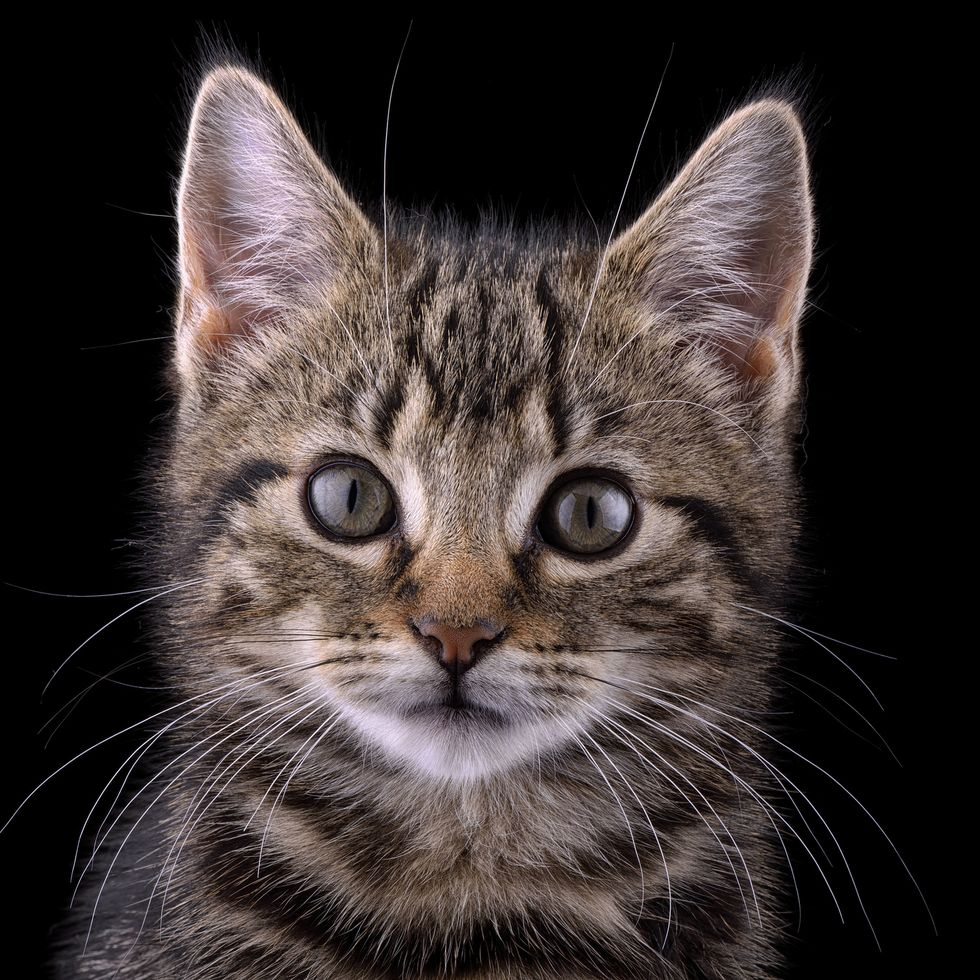
#> input picture OPENCV/images/cat.jpg, 980 x 980 px
$ python basic.py
#> lines starting #> are read from the running program, lines starting #| are printed output that depends on the picture; after the words box and inside, x2 and y2 are one past the last pixel; in counts of white or black regions, pixels touching at a corner belong together
import cv2 as cv

img = cv.imread('images/cat.jpg')
#> img is the input picture: shape (980, 980, 3); mean B, G, R 49.5, 50.9, 59.1

cv.imshow('Cat BGR', img)

# converting to grayscale
# gray = cv.cvtColor(img, cv.COLOR_BGR2GRAY)
# cv.imshow('gray CAT' , gray)


#blur
blur = cv.GaussianBlur(img,(5,5),cv.BORDER_DEFAULT)
cv.imshow('blur CAT' , blur)

# finding edge in images  or Edge cascade
canny = cv.Canny(blur,125,175)
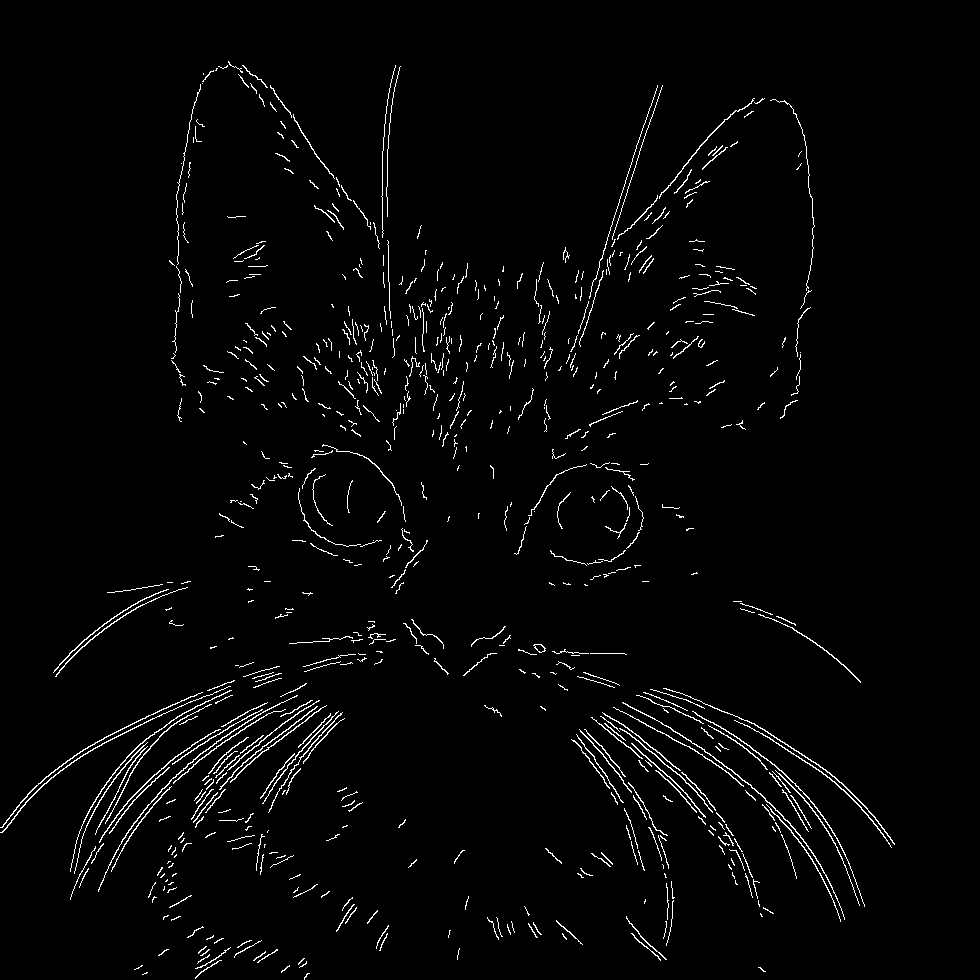
#> canny: shape (980, 980); 2.3% white in thin lines or dots, all inside (x1, y1, x2, y2) = (0, 61, 895, 980)
cv.imshow('Canny edges', canny)

# dialating an image
dialted = cv.dilate(canny,(3,3),iterations=3)
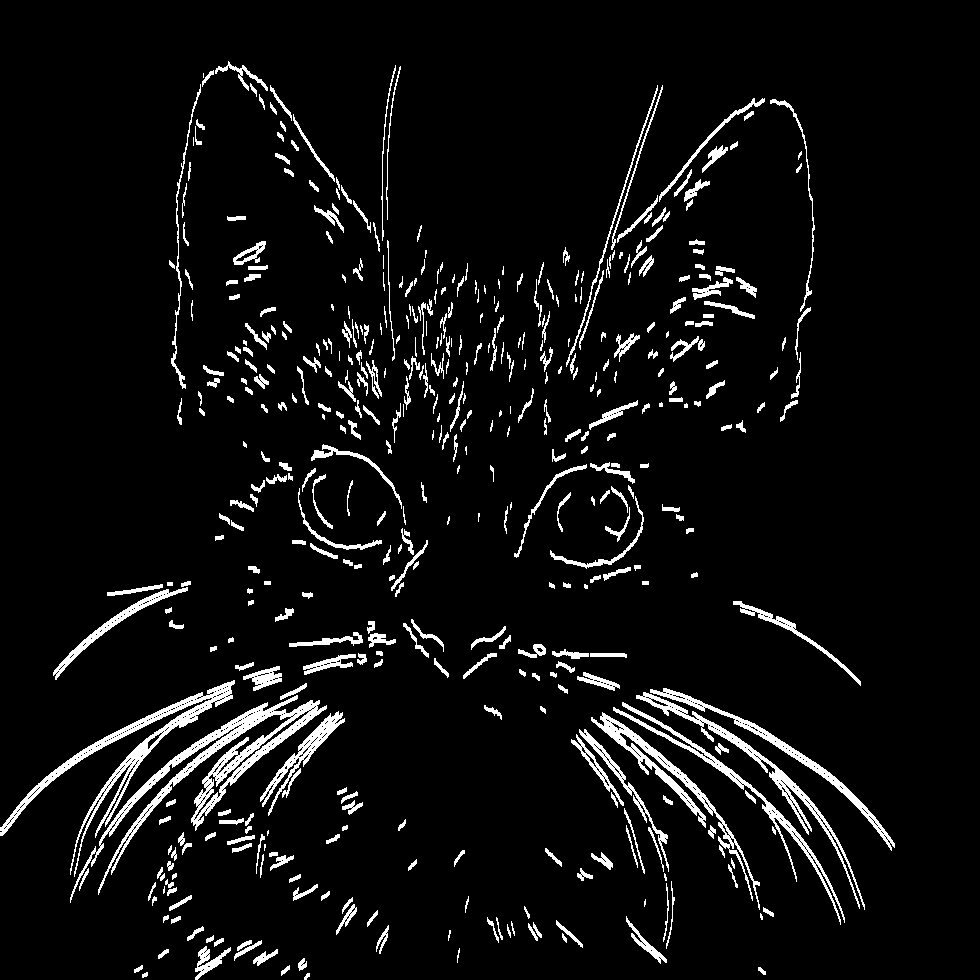
#> dialted: shape (980, 980); 6% white; 478 white regions (64 under 20 px), largest, box (x1, y1, x2, y2) and area: (70, 695, 327, 903) 6265, (0, 680, 235, 877) 4290, (591, 712, 760, 910) 2701
cv.imshow('dialted image', dialted)


# eroding an image
eroded = cv.erode(dialted,(3,3),iterations=3)
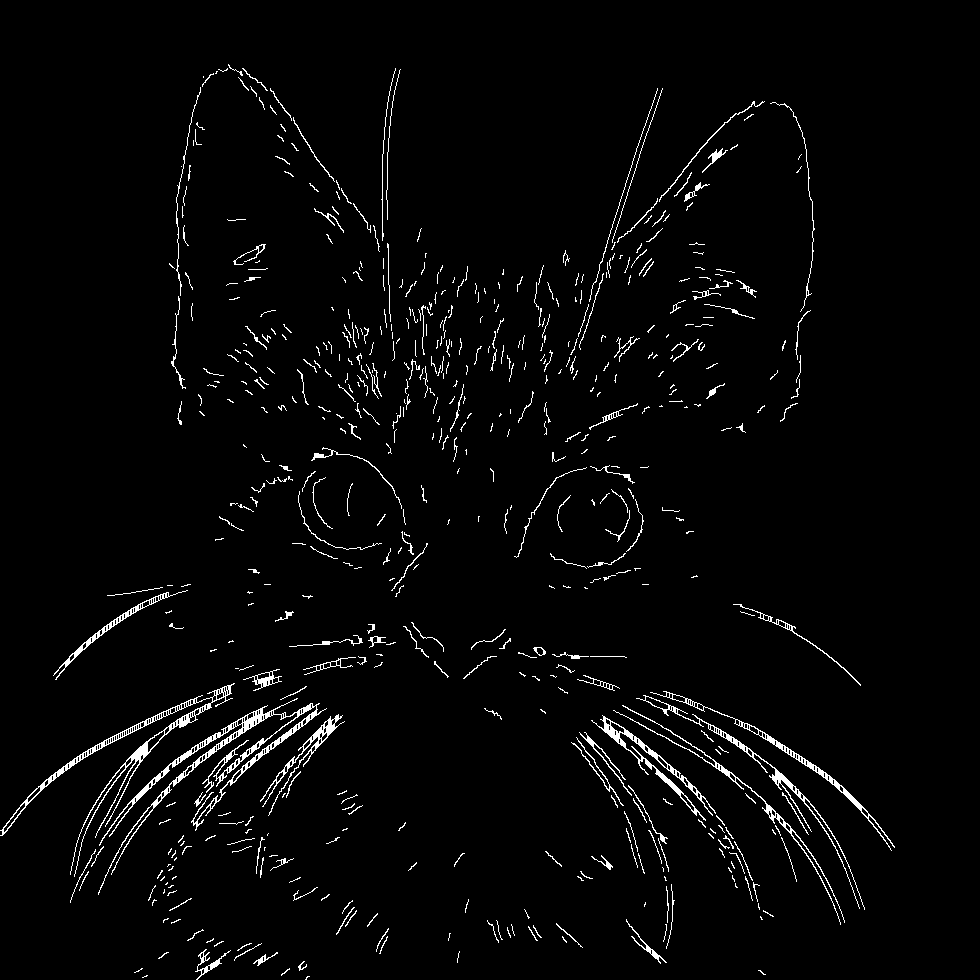
#> eroded: shape (980, 980); 2.8% white in thin lines or dots, all inside (x1, y1, x2, y2) = (0, 64, 895, 980)
cv.imshow('eroded image', eroded)

# resize
resized = cv.resize(img,(300,200),interpolation=cv.INTER_CUBIC)
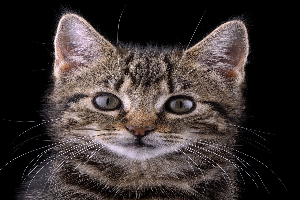
#> resized: shape (200, 300, 3); mean B, G, R 49.5, 50.9, 59.1
cv.imshow('resized image', resized)  # will not consider the aspect ratio

# cropping
cropped = img[100:300,300:600]
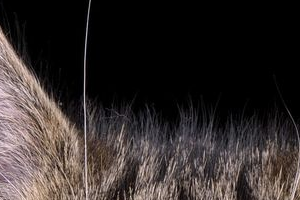
#> cropped: shape (200, 300, 3); mean B, G, R 43.1, 44.5, 51.1
cv.imshow("cropped image",cropped)

cv.waitKey(0)

$ run again, with OPENCV/images/group.jpg copied over OPENCV/images/cat.jpg
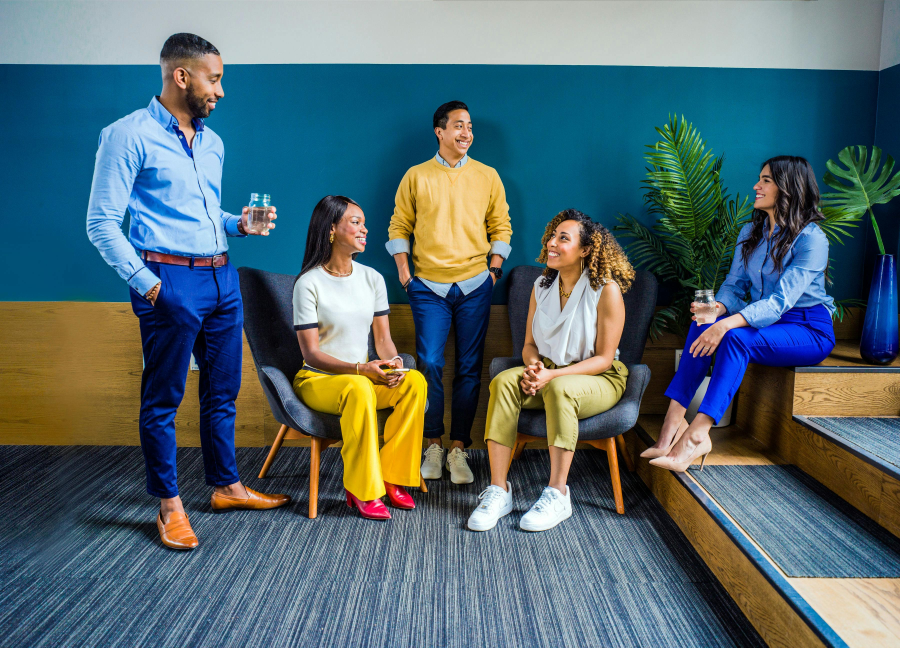
#> input picture OPENCV/images/group.jpg, 3600 x 2591 px (shown at 1/4 size)
#> img is the input picture: shape (2591, 3600, 3); mean B, G, R 111.4, 105.5, 84.8
#> `canny = cv.Canny(blur,125,175)`:
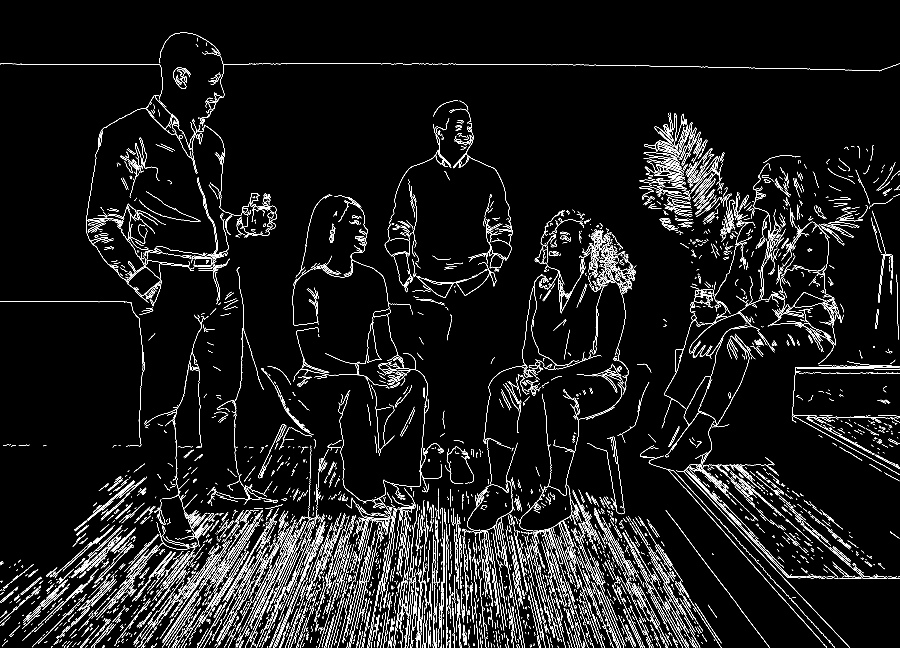
#> canny: shape (2591, 3600) (shown at 1/4 size); 3.3% white in thin lines or dots
#> dialted: shape (2591, 3600); 7.8% white; 3800 white regions (464 under 20 px), largest, box (x1, y1, x2, y2) and area: (0, 254, 790, 1228) 20760, (2704, 1698, 3399, 2591) 17089, (2647, 881, 3070, 1832) 16078
#> eroded: shape (2591, 3600); 3.6% white in thin lines or dots
#> `cropped = img[100:300,300:600]`:
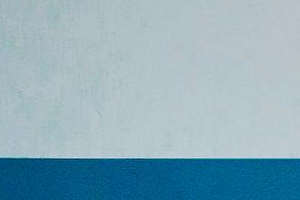
#> cropped: shape (200, 300, 3); mean B, G, R 186.4, 172.1, 140.8

$ run again, with OPENCV/images/lady_face2.jpg copied over OPENCV/images/cat.jpg
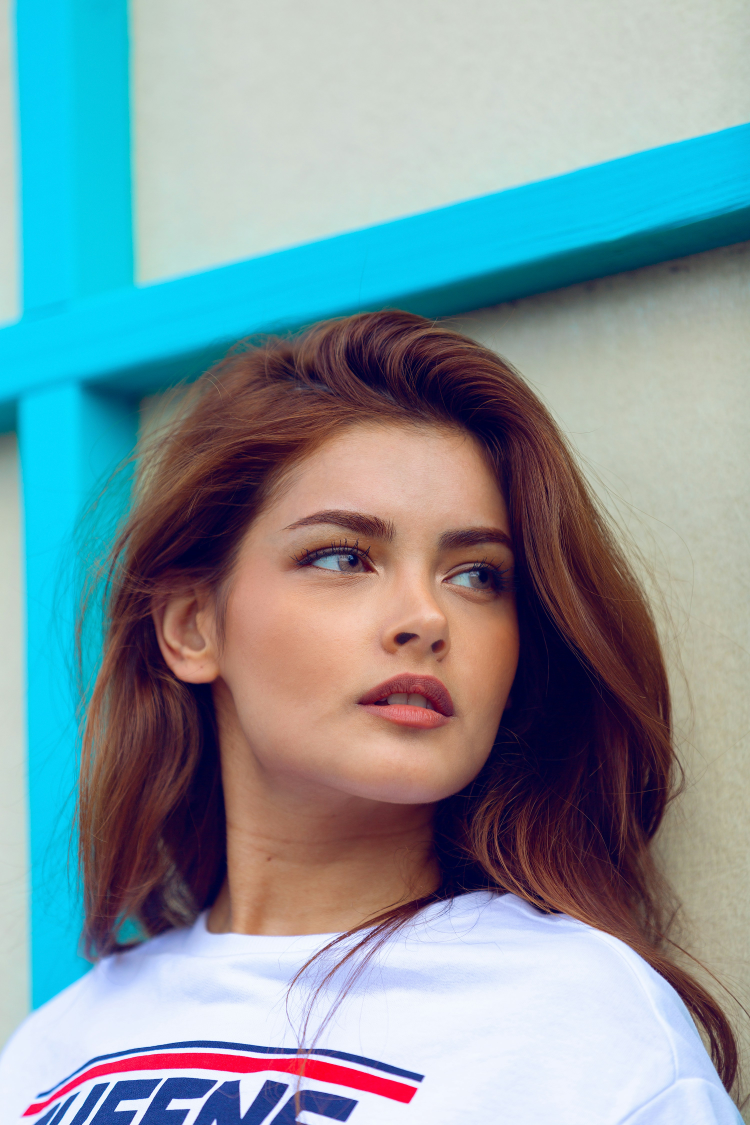
#> input picture OPENCV/images/lady_face2.jpg, 3000 x 4500 px (shown at 1/4 size)
#> img is the input picture: shape (4500, 3000, 3); mean B, G, R 158.9, 151.6, 129.3
#> `canny = cv.Canny(blur,125,175)`:
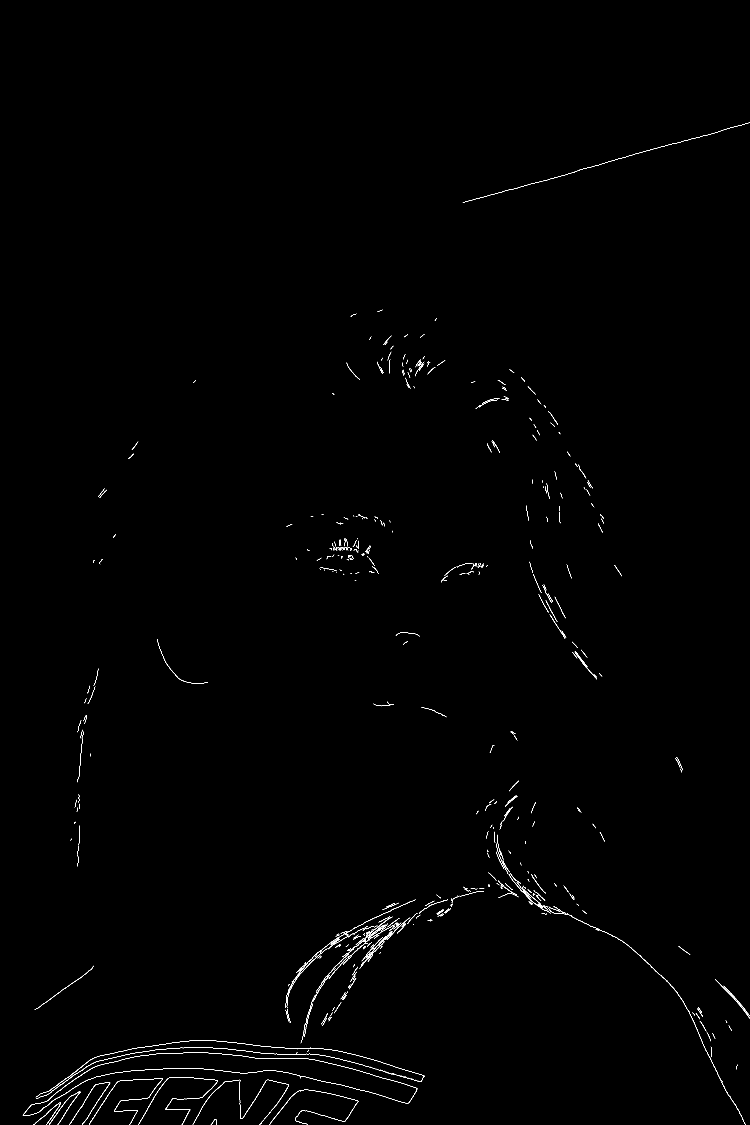
#> canny: shape (4500, 3000) (shown at 1/4 size); 0.27% white in thin lines or dots, all inside (x1, y1, x2, y2) = (91, 491, 3000, 4500)
#> dialted: shape (4500, 3000); 0.75% white; 384 white regions (25 under 20 px), largest, box (x1, y1, x2, y2) and area: (91, 4210, 1669, 4467) 12981, (143, 4161, 1700, 4398) 12949, (1264, 3667, 1598, 3975) 3998
#> eroded: shape (4500, 3000); 0.28% white in thin lines or dots, all inside (x1, y1, x2, y2) = (91, 494, 3000, 4500)
#> `cropped = img[100:300,300:600]`:
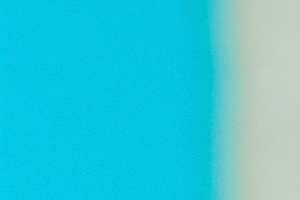
#> cropped: shape (200, 300, 3); mean B, G, R 214.7, 199, 50.4
